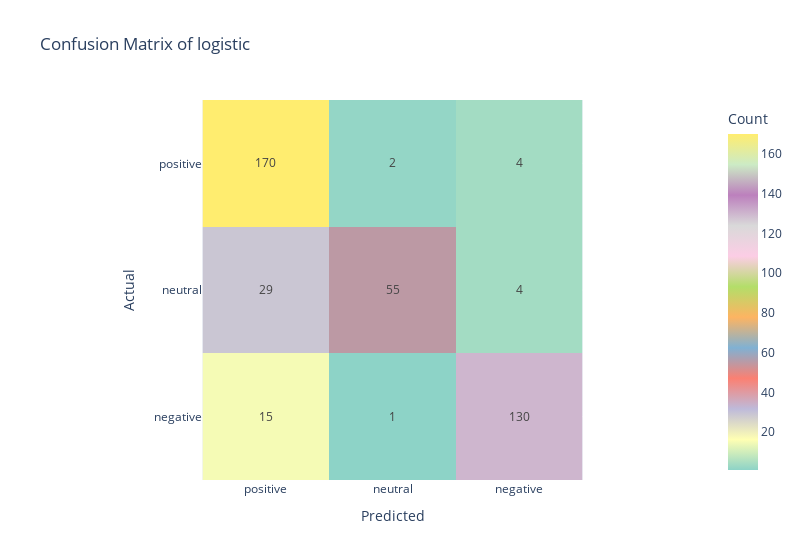

Source (notebook cell):
### Code cell
fig = px.imshow(confusion_mat_log,
                labels=dict(x="Predicted", y="Actual", color="Count"),
                x=['positive', 'neutral', 'negative'],
                y=['positive', 'neutral', 'negative'],
                color_continuous_scale=px.colors.qualitative.Set3,
                title='Confusion Matrix of logistic',
                width=800)

fig.update_traces(text=confusion_mat_log, texttemplate="%{z}")
fig.show()

### Figure 1 — Plotly figure (JSON) as saved in the notebook; plotly's stock layout.template omitted (floating-point values rounded to 4 significant figures)
{"data": [{"coloraxis": "coloraxis", "hovertemplate": "Predicted: %{x}<br>Actual: %{y}<br>Count: %{z}<extra></extra>", "name": "0", "text": [[170, 2, 4], [29, 55, 4], [15, 1, 130]], "texttemplate": "%{z}", "type": "heatmap", "x": ["positive", "neutral", "negative"], "xaxis": "x", "y": ["positive", "neutral", "negative"], "yaxis": "y", "z": [[170, 2, 4], [29, 55, 4], [15, 1, 130]]}], "layout": {"coloraxis": {"colorbar": {"title": {"text": "Count"}}, "colorscale": [[0, "rgb(141,211,199)"], [0.09091, "rgb(255,255,179)"], [0.1818, "rgb(190,186,218)"], [0.2727, "rgb(251,128,114)"], [0.3636, "rgb(128,177,211)"], [0.4545, "rgb(253,180,98)"], [0.5455, "rgb(179,222,105)"], [0.6364, "rgb(252,205,229)"], [0.7273, "rgb(217,217,217)"], [0.8182, "rgb(188,128,189)"], [0.9091, "rgb(204,235,197)"], [1, "rgb(255,237,111)"]]}, "title": {"text": "Confusion Matrix of logistic"}, "width": 800, "xaxis": {"anchor": "y", "constrain": "domain", "domain": [0, 1], "scaleanchor": "y", "title": {"text": "Predicted"}}, "yaxis": {"anchor": "x", "autorange": "reversed", "constrain": "domain", "domain": [0, 1], "title": {"text": "Actual"}}}}
